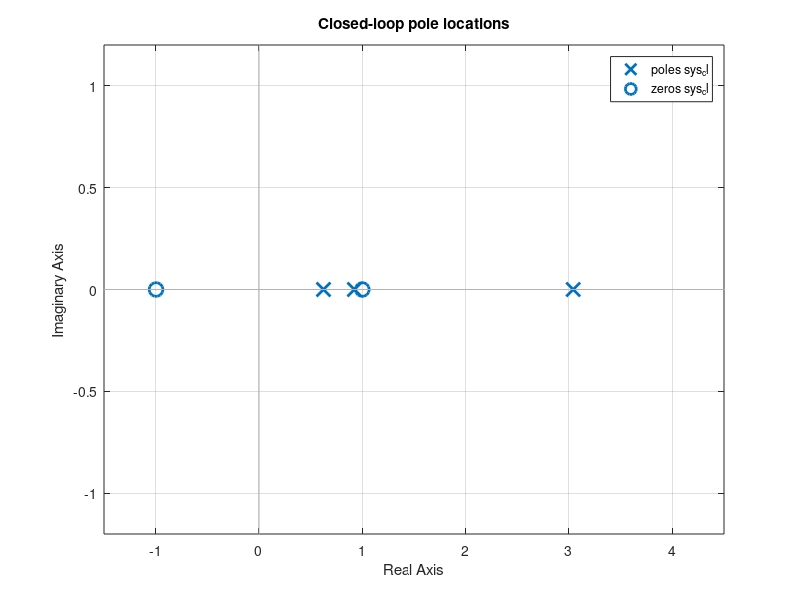

Recreate this plot in MATLAB.
%% pendulum model parameters
m_p = 0.267;        % full pendulum mass 
m_pen = 0.216;      % motor+wheel  
l_cm  = 0.111;      % center of mass distance (Solidworks)
J_w = 205971.26e-9      ;    % Wheel momentum of inertia (Solidworks)
g = 9.81;           % gravity acceleration
J_p =  1949047.64e-9 ;   % full pendulum momentum of inertia (Solidworks) m_p*l_cm^2 + 1153811.05e-9

%% motor parameters
c_m = 0.024;        % motor torque constant
c_e = 6.3/325;      % motor back EMF constant
R_a = 10.21;        % motor armature resistance

% controller sampling time
Ts = 50e-3;          % controller sampling time

% power supply
MAX_U = 12;        % V

%% linear system equations
A = [0          1       0;...
    g/l_cm      0       c_e*c_m/(J_p*R_a);...
    -g/l_cm     0       -c_m*c_e/(J_w*R_a)];

B = [0;...
    -c_m/(J_p*R_a);...
    c_m/(J_w*R_a)];

C = [1 0 0];

D = [0];

% discretization
G = ss(A,B,C,D);
Gd = c2d(G,Ts);

%% LQR controller
Qd = diag([1000,1,1]);
Rd = 1;

[Kr, P] = dlqr(Gd.a,Gd.b,Qd,Rd);
Kr =-Kr;  

% Compute closed-loop poles
Ac = Gd.a - Gd.b*Kr;
Bc = Gd.b;
Cc = Gd.c;
Dc = Gd.d;
sys_cl = ss(Ac,Bc,Cc,Dc);
cl_poles = pole(sys_cl);

% Plot closed-loop poles
figure;
pzmap(sys_cl);
title('Closed-loop pole locations');




% copy this to the code in the file pendulum.c
disp(strcat('/** LQR Matlab generated controller'))
disp(strcat('* Q = diag([',num2str(Qd(1,1)),',',num2str(Qd(2,2)),',',num2str(Qd(3,3)),']) R = [',num2str(Rd),']'))
disp(strcat('* Closed-loop poles: [',num2str(cl_poles.'),']'))
disp(strcat('*/'))
disp(strcat('float Kr[3] = {',num2str(Kr(1)),',',num2str(Kr(2)),',',num2str(Kr(3)),'};'))